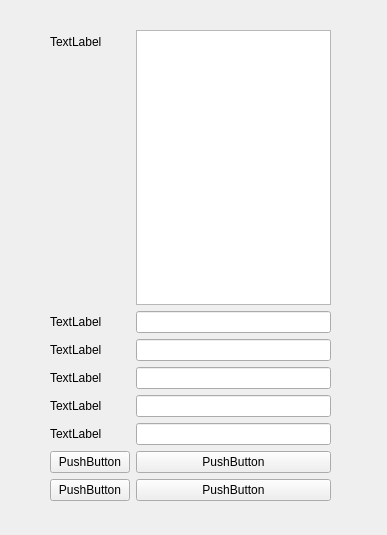
<?xml version="1.0" encoding="UTF-8"?>
<ui version="4.0">
 <class>LayerOptionsScreen</class>
 <widget class="QWidget" name="LayerOptionsScreen">
  <property name="geometry">
   <rect>
    <x>0</x>
    <y>0</y>
    <width>387</width>
    <height>535</height>
   </rect>
  </property>
  <property name="windowTitle">
   <string>Form</string>
  </property>
  <widget class="QWidget" name="formLayoutWidget">
   <property name="geometry">
    <rect>
     <x>50</x>
     <y>30</y>
     <width>281</width>
     <height>471</height>
    </rect>
   </property>
   <layout class="QFormLayout" name="formLayout">
    <item row="0" column="0">
     <widget class="QLabel" name="label">
      <property name="text">
       <string>TextLabel</string>
      </property>
     </widget>
    </item>
    <item row="1" column="0">
     <widget class="QLabel" name="label_2">
      <property name="text">
       <string>TextLabel</string>
      </property>
     </widget>
    </item>
    <item row="1" column="1">
     <widget class="QLineEdit" name="lineEdit"/>
    </item>
    <item row="2" column="0">
     <widget class="QLabel" name="label_3">
      <property name="text">
       <string>TextLabel</string>
      </property>
     </widget>
    </item>
    <item row="2" column="1">
     <widget class="QLineEdit" name="lineEdit_2"/>
    </item>
    <item row="3" column="0">
     <widget class="QLabel" name="label_4">
      <property name="text">
       <string>TextLabel</string>
      </property>
     </widget>
    </item>
    <item row="3" column="1">
     <widget class="QLineEdit" name="lineEdit_3"/>
    </item>
    <item row="4" column="0">
     <widget class="QLabel" name="label_5">
      <property name="text">
       <string>TextLabel</string>
      </property>
     </widget>
    </item>
    <item row="4" column="1">
     <widget class="QLineEdit" name="lineEdit_4"/>
    </item>
    <item row="5" column="0">
     <widget class="QLabel" name="label_6">
      <property name="text">
       <string>TextLabel</string>
      </property>
     </widget>
    </item>
    <item row="5" column="1">
     <widget class="QLineEdit" name="lineEdit_5"/>
    </item>
    <item row="6" column="0">
     <widget class="QPushButton" name="pushButton">
      <property name="text">
       <string>PushButton</string>
      </property>
     </widget>
    </item>
    <item row="6" column="1">
     <widget class="QPushButton" name="pushButton_2">
      <property name="text">
       <string>PushButton</string>
      </property>
     </widget>
    </item>
    <item row="7" column="0">
     <widget class="QPushButton" name="pushButton_3">
      <property name="text">
       <string>PushButton</string>
      </property>
     </widget>
    </item>
    <item row="7" column="1">
     <widget class="QPushButton" name="pushButton_4">
      <property name="text">
       <string>PushButton</string>
      </property>
     </widget>
    </item>
    <item row="0" column="1">
     <widget class="QListWidget" name="listWidget"/>
    </item>
   </layout>
  </widget>
 </widget>
 <resources/>
 <connections/>
</ui>
